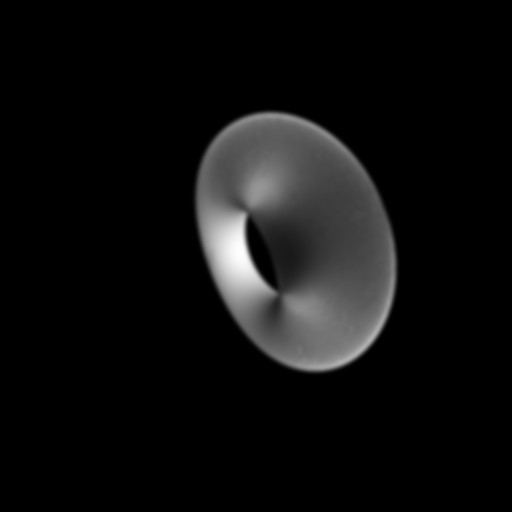

Here is the Julia script that generated this plot:
using ArgParse
using Images
using ImageFiltering
using ImageTransformations
using ProgressMeter

LIGHT_DIRECTION = [0.0, 1.0, -1.0]/sqrt(2)
RENDERINGS_DIR = "donut_temp/renderings"

rm(RENDERINGS_DIR, force=true, recursive=true)
mkpath(RENDERINGS_DIR)


function torus(R::Float64, r::Float64, δθ::Float64, δϕ::Float64)::Array{Float64, 3}
    θ = range(0.0, step=δθ, stop=2 * π) # [Nθ]
    ϕ = range(0.0, step=δϕ, stop=2 * π) # [Nϕ]

    h = R .+ r * cos.(θ)
    x = h' .* cos.(ϕ)       # [Nϕ, Nθ]
    y = h' .* sin.(ϕ)       # [Nϕ, Nθ]
    z = (r * sin.(θ))' .* (oneunit(δϕ) .+ zero(ϕ))   # [Nϕ, Nθ]

    return cat(x, y, z, dims=3)     # [Nϕ, Nθ, 3]
end


function torus_normals(R::Float64, r::Float64, δθ::Float64, δϕ::Float64)::Array{Float64, 3}
    θ = range(0.0, step=δθ, stop=2 * π) # [Nθ]
    ϕ = range(0.0, step=δϕ, stop=2 * π) # [Nϕ]

    x   = cos.(θ)' .* cos.(ϕ)     # [Nϕ, Nθ]
    y   = cos.(θ)' .* sin.(ϕ)     # [Nϕ, Nθ]
    z   = sin.(θ)' .* (oneunit(δϕ) .+ zero(ϕ))  # [Nϕ, Nθ]

    return cat(x, y, z, dims=3)     # [Nϕ, Nθ, 3]
end

function apply_rotation(pts::Array{Float64, 3}, δβ::Float64)::Array{Float64, 3}
    S = sum(pts, dims=3)
    return (S .+ (3 * pts .- S) * cos(δβ) + sqrt(3) * (circshift(pts, (0, 0, 1)) - circshift(pts, (0, 0, -1))) * sin(δβ))/3
end

function calculate_luminance(normals::Array{Float64, 3})::Array{Float64, 2}
    return dropdims(sum(normals .* reshape(LIGHT_DIRECTION, 1, 1, 3), dims=3), dims=3)
end

function save_array(arr::Array{Float64, 3}, fname::String)
    flatArr = string.(reshape(arr, :, 3))
    open(fname, "w") do fout
        for row in eachrow(flatArr)
            println(fout, join(row, ","))
        end
    end
end

function perspective_projection(pts::Array{Float64, 3},
                                distance_to_origin::Float64,
                                distance_to_screen::Float64)::Array{Float64, 3}
    x_3d = pts[:, :, 1]     # [Nϕ, Nθ]
    y_3d = pts[:, :, 2]     # [Nϕ, Nθ]
    z_3d = pts[:, :, 3]     # [Nϕ, Nθ]

    x_2d = (distance_to_screen .* x_3d) ./ (distance_to_origin .+ z_3d)  # [Nϕ, Nθ]
    y_2d = (distance_to_screen .* y_3d) ./ (distance_to_origin .+ z_3d)  # [Nϕ, Nθ]
    z_2d = z_3d

    return cat(x_2d, y_2d, z_2d, dims=3)    # [Nϕ, Nθ, 3]
end

function z_buffer(pts::Array{Float64, 3},
                  luminance::Array{Float64, 2},
                  distance_to_origin::Float64,
                  distance_to_screen::Float64,
                  screen_width::Int64,
                  screen_height::Int64,
                  field_of_view::Float64)::Array{Float64, 2}
    ptsFlat = reshape(pts, :, 3)
    L = reshape(luminance, :)  # [Nϕ ⋅ Nθ]
    x = ptsFlat[:, 1]          # [Nϕ ⋅ Nθ]
    y = ptsFlat[:, 2]          # [Nϕ ⋅ Nθ]
    z = ptsFlat[:, 3]          # [Nϕ ⋅ Nθ]

    l = tan(field_of_view/2) * distance_to_screen
    ii = convert(Array{Int64}, round.((x .+ l)/(2 * l) * (screen_width - 1) .+ 1))
    jj = convert(Array{Int64}, round.((y .+ l)/(2 * l) * (screen_height - 1) .+ 1))
    is_valid = (1 .<= ii .<= screen_width) .& (1 .<= jj .<= screen_height)

    img = -ones(Float64, (screen_width, screen_height))
    z_buffer = fill(typemax(Float64), (screen_width, screen_height))
    for k in 1:length(L)
        if !is_valid[k]
            continue
        end

        i = ii[k]
        j = jj[k]
        if z[k] < z_buffer[i, j]
            img[i, j] = L[k]
            z_buffer[i, j] = z[k]
        end

    end

    img = (img .+ 1.)/2.
    img = imfilter(img, Kernel.gaussian(9))
    img = imresize(img, (512, 512))

    return img
end

function print_to_screen(img::Array{Float32, 2})
    # TODO
end


function parse_commandline()
    s = ArgParseSettings()

    @add_arg_table s begin
        "--r"
        default = 2.
        arg_type = Float64
        "--R"
        default = 5.
        arg_type = Float64
        "--delta_theta"
        default = float(π)/512
        arg_type = Float64
        "--delta_phi"
        default = float(π)/512
        arg_type = Float64
        "--delta_beta"
        default = float(π)/128
        arg_type = Float64
        "--distance_to_screen"
        default = 8.
        arg_type = Float64
        "--distance_to_origin"
        default = 10.
        arg_type = Float64
        "--screen_width"
        default = 2048
        arg_type = Int64
        "--screen_height"
        default = 2048
        arg_type = Int64
        "--field_of_view"
        default = deg2rad(120.)
        arg_type = Float64
        "--save_as_video"
        action = :store_true
        "--debug"
        action = :store_true
    end

    return parse_args(s)
end

function main()
    args = parse_commandline()
    r                  = args["r"]
    R                  = args["R"]
    δθ                 = args["delta_theta"]
    δϕ                 = args["delta_phi"]
    δβ                 = args["delta_beta"]
    distance_to_screen = args["distance_to_screen"]
    distance_to_origin = args["distance_to_origin"]
    screen_width       = args["screen_width"]
    screen_height      = args["screen_height"]
    field_of_view      = args["field_of_view"]

    pts                      = torus(R, r, δθ, δϕ)           # [Nϕ, Nθ, 3]
    pts_normals              = torus_normals(R, r, δθ, δϕ)   # [Nϕ, Nθ, 3]
    pts_rot, pts_normals_rot = nothing, nothing
    img                      = nothing

    β = 0.
    i = 0
    prog = ProgressUnknown("Frames generated: ")
    while true
        ProgressMeter.next!(prog)

        pts_rot         = apply_rotation(pts, β)               # [Nϕ, Nθ, 3]
        pts_normals_rot = apply_rotation(pts_normals, β)       # [Nϕ, Nθ, 3]
        luminance       = calculate_luminance(pts_normals_rot)  # [Nϕ, Nθ]
        pts_rot_proj    = perspective_projection(pts_rot,
                                                 distance_to_origin,
                                                 distance_to_screen)
        img = z_buffer(pts_rot_proj,
                       luminance,
                       distance_to_origin,
                       distance_to_screen,
                       screen_width,
                       screen_height,
                       field_of_view)
        β += δβ
        if β > 2 * π
            if args["save_as_video"]
                break
            else
                β -= 2 * π
            end
        end

        i += 1

        save(joinpath(RENDERINGS_DIR, "$(i).png"), colorview(Gray, img))
    end

    if args["save_as_video"]
        run(`convert -delay 1 -quality 100 donut_temp/renderings/\*.png out.mp4`)
    end

    if args["debug"]
        save_array(pts, joinpath("donut_temp", "pts.csv"))
        save_array(pts_rot, joinpath("donut_temp", "pts_rot.csv"))
        save_array(pts_normals, joinpath("donut_temp", "pts_normals.csv"))
        save_array(pts_normals_rot, joinpath("donut_temp", "pts_normals_rot.csv"))
    end

end

main()
